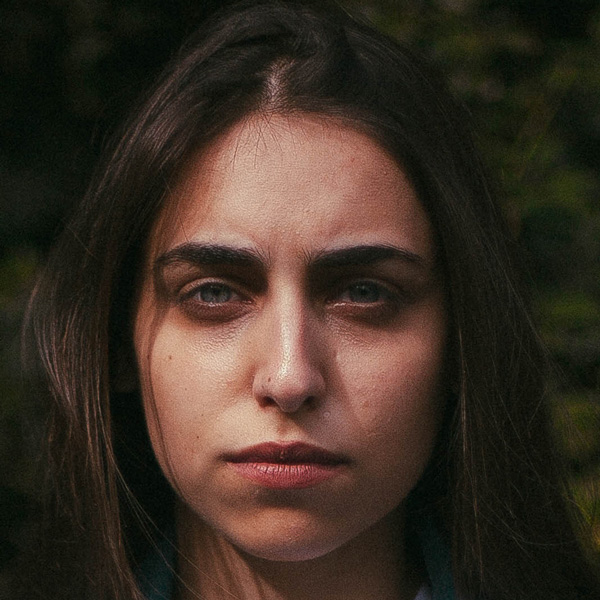
#> input picture real_photos/real_001.jpg, 600 x 600 px; its folder holds only this picture in this run
$ jupyter execute --allow-errors deteccao_liveness_notebook.ipynb   (shell and % lines are left out)
#> lines starting #> are read from the running program, lines starting #| are printed output that depends on the picture
<a href="https://colab.research.google.com/github/LucasAugustoRibeiro/DetectoLiveness/blob/main/deteccao_liveness_notebook.ipynb" target="_parent"></a>

# MBA FIAP Inteligência Artificial & Machine Learning

## Visão Computacional: Análise de Imagens Médicas

> Atenção: este notebook foi desenhado para funcionar no **Google Collab**.

## 1. Introdução

Uma determinada fintech focada em consumidores finais pessoa física constataou um grande número de fraudes em transações bancárias.

O setor de fraudes apontou que existem clientes que se queixaram de não contratar serviços específicos, como o crédito pessoal, e após isso transferir para outras contas desconhecidas.

Após análises pelas equipes de segurança, os protocolos de utilização da senha foram realizados em conformidade, ou seja, cada cliente autenticou com sua própria senha de maneira regular.

Em função disso, o banco precisa arcar com reembolsos e medidas de contenção para evitar processos judiciais, pois os clientes alegam terem sido invadidos por hackers ou algo parecido.

Uma das formas de solucionar ou minimizar este problema é com a utilização de outras formas de autenticação, sobretudo em operações críticas, como a obtenção de crédito pessoal.

Desta forma podemos implementar uma verificação de identidade com prova de vida (liveness), que utilize uma verificação e identificação facial.

Caso o cliente não seja autenticado, ele será atendido por uma esteira dedicada e as evidências da não identificação serão encaminhadas para a área de IA para validação dos parâmetros e limiares para aperfeiçoamento do modelo.

Será necessário construir:

* Detector de faces
* Identificação de faces (podendo ser um comparador entre um rosto de documento e outra da prova de vida)
* Detecção de vivacidade (liveness) para evitar que um fraudador utilize uma foto estática.

>Formas alternativas de prover a identificação e prova de vivacidade, além destas que foram solicitadas poderão ser submetidas.

<p align="center">

</p>

Imagem retirada do [Grunge](https://www.grunge.com/192826/company-testing-robocop-facial-recognition-software-with-us-police/).

## 2. Instruções

Este projeto final tem como objetivo explorar os conhecimentos adquiridos nas aulas práticas.

Iremos constuir uma forma de validar se uma determinada imagem foi ou não adulterada e se trata de uma produção fraudade.

Existem diversas formas de validar a vivacidade, e neste sentido conto com a criatividade de vocês dado que já dominam encontrar uma face numa imagem, aplicar marcos faciais e até mesmo construir uma rede neural convulacional.

A abordagem mais simples é pela construção de uma rede neural com imagens de fotos de rostos de outras fotos e fotos de rostos sem modificações. Tal classificador deverá classificar se dada imagem possui vivacidade ou não com uma pontuação de probabilidade.

Referências que abordam o tema para servir de inspiração:

1. [PyImageSearch](https://pyimagesearch.com/2019/03/11/liveness-detection-with-opencv/), Liveness detection with OpenCV;
2. [Kickertech](https://kickertech.com/face-liveness-detection-via-opencv-and-tensorflow/), Liveness detection via OpenCV and Tensorflow.
3. [Towards Data Science](https://towardsdatascience.com/real-time-face-liveness-detection-with-python-keras-and-opencv-c35dc70dafd3?gi=24f8e1b740f9), Real-time face liveness detection with Python, Keras and OpenCV.

Este projeto poderá ser feita por grupos de até 4 pessoas.
Caso este projeto seja substitutivo, deverá ser realizado por apenas uma pessoa.

| Nome dos Integrantes     | RM            | Turma |
| :----------------------- | :------------- | :-----: |
| Lucas Augusto Ribeiro            | RM 343289      | 22IA |

## 3. Abordagem e organização da solução do problema (2 pontos)

Como o grupo pretende deteccar a prova de vivacidade de uma determinada imagem? Quais os passos e os building blocks deste processo?

**Resposta**:

Primeiramente, antecedendo a etapa de treinamento do modelo de liveness, iremos capturar os imagens em duas situações:

Imagens de uma pessoa real simulando um usuario;

Imagens de fotos exibida através de uma tela de celular.

Posteriormente, utilizaremos o método "haarcascate", para detecção das faces;

Por fim, será a etapa de treinamento utilizando redes neurais com classificação binária para distinguir as imagens reais das falsas.

## 4 Desenvolvimento da solução (5,5 pontos)

Detalhe o passo-a-passo do algoritmo de deteção de vivacidade.
Se optar pela construção e treinamento de um modelo de redes neurais convulucionais, apresente a arquitetura, prepare os dados de treinamento, realize o treinamento.

### 4.1 Organização de dados para treinamento de modelo de liveness (2 pontos)

[cell 1]
import cv2
import os

# Load the pre-trained Haarcascades face detection classifier
face_cascade = cv2.CascadeClassifier(cv2.data.haarcascades + 'haarcascade_frontalface_default.xml')

def detect_faces(img):
    # Convert the image to grayscale
    gray = cv2.cvtColor(img, cv2.COLOR_BGR2GRAY)

    # Detect faces in the image
    faces = face_cascade.detectMultiScale(gray, scaleFactor=1.3, minNeighbors=5)

    return faces

def crop_and_save_faces(img, faces,contador , output_folder='output_faces'):
    # Create the output folder if it doesn't exist
    os.makedirs(output_folder, exist_ok=True)
    for i, (x, y, w, h) in enumerate(faces):
        # Crop the face from the image
        face_crop = img[y:y+h, x:x+w]

        # Save the cropped face to the output folder
        output_path = os.path.join(output_folder, f'face_{contador}.jpg')
        cv2.imwrite(output_path, face_crop)

def process_folder(input_folder, output_folder='output_faces'):
    # Create the output folder if it doesn't exist
    os.makedirs(output_folder, exist_ok=True)
    contador = 0
    # Loop through all image files in the input folder
    for filename in os.listdir(input_folder):
      if filename.endswith(('.jpg', '.jpeg', '.png', '.bmp')):
        image_path = os.path.join(input_folder, filename)
        img = cv2.imread(image_path)

        # Detect faces in the current image
        faces = detect_faces(img)
        contador = contador+1
        # Crop and save the faces
        crop_and_save_faces(img, faces,contador, output_folder)

# Example usage
input_folder = 'real_photos'
process_folder(input_folder, output_folder='training_dataset/real_faces')
#> in process_folder, img is the input picture: shape (600, 600, 3); mean B, G, R 36.6, 47.2, 59.7
#> in detect_faces, `gray = cv2.cvtColor(img, cv2.COLOR_BGR2GRAY)`:
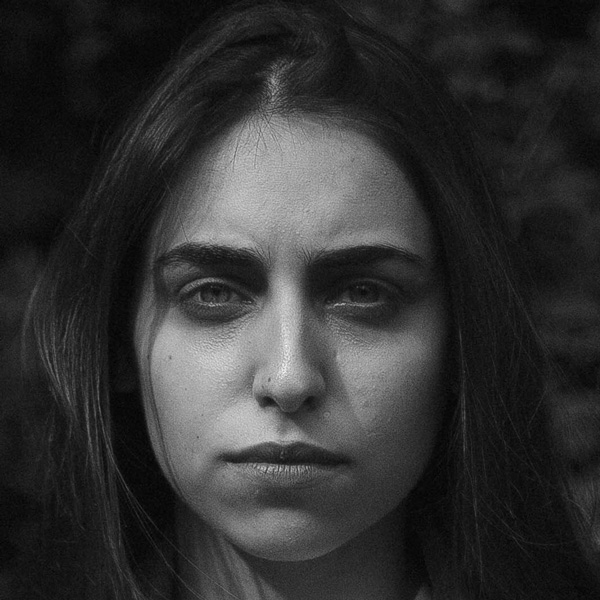
#> gray: shape (600, 600); min 1, max 248, mean 49.7
#> in detect_faces, `faces = face_cascade.detectMultiScale(gray, scaleFactor=1.3, minNeighb..`: faces = [[95, 150, 385, 385]]
#> the loop in crop_and_save_faces, `for i, (x, y, w, h) in enumerate(faces):` made 1 pass
#> pass 1, in crop_and_save_faces, `face_crop = img[y:y+h, x:x+w]`:
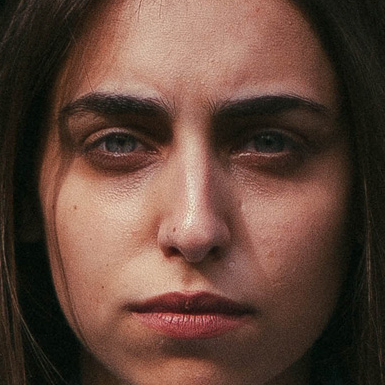
#> face_crop: shape (385, 385, 3); mean B, G, R 58.3, 70.2, 97.9

input_folder = 'fake_photos'
#> (the rest of this cell did not finish here and is left out)


### 4.2 Treinamento de modelo de liveness (1,5 pontos)

[cell 2]
# import the necessary packages
import matplotlib.pyplot as plt
import numpy as np
import argparse
import pickle
import cv2
import os
#matplotlib.use("Agg")
from sklearn.preprocessing import LabelEncoder
from sklearn.model_selection import train_test_split
from sklearn.metrics import classification_report
from tensorflow.keras.preprocessing.image import ImageDataGenerator
from tensorflow.keras.optimizers import Adam
from tensorflow.keras.utils import to_categorical
from imutils import paths
from tensorflow.keras.models import Sequential
from tensorflow.keras.layers import BatchNormalization
from tensorflow.keras.layers import Conv2D
from tensorflow.keras.layers import MaxPooling2D
from tensorflow.keras.layers import Activation
from tensorflow.keras.layers import Flatten
from tensorflow.keras.layers import Dropout
from tensorflow.keras.layers import Dense
from tensorflow.keras import backend as K


class LivenessNet:
	# [44 lines left out: function build, not called in this run]

[cell 3]
# Incializando o modelo
# epochs to train for
INIT_LR = 1e-4
BS = 8
EPOCHS = 50
# grab the list of images in our dataset directory, then initialize
# the list of data (i.e., images) and class images
print("[INFO] loading images...")
imagePaths = list(paths.list_images('training_dataset'))
data = []
labels = []

# loop over all image paths
for imagePath in imagePaths:
  # extract the class label from the filename, load the image and
  # resize it to be a fixed 32x32 pixels, ignoring aspect ratio
  label = imagePath.split(os.path.sep)[-2]
  image = cv2.imread(imagePath)
  image = cv2.resize(image, (32, 32))
  image = cv2.cvtColor(image, cv2.COLOR_BGR2RGB)

	# update the data and labels lists, respectively
  data.append(image)
  labels.append(label)

# convert the data into a NumPy array, then preprocess it by scaling
# all pixel intensities to the range [0, 1]
data = np.array(data, dtype="float") / 255.0

[cell 4]
# encode the labels (which are currently strings) as integers and then
# one-hot encode them
le = LabelEncoder()
labels = le.fit_transform(labels)
#> (the rest of this cell did not finish here and is left out)

#> (a cell that did not finish here is left out)

### 4.3 Métricas de desempenho do modelo (2 pontos)

[cell 6]
# evaluate the network
# plot the training loss and accuracy
plt.style.use("ggplot")
plt.figure(figsize=(12, 10))
#> (the rest of this cell did not finish here and is left out)

## 5 Teste Fim-a-Fim

Simule a operação fim-a-fim, com uma imagem de entrada forjada (foto de foto de um rosto) e outra com uma imagem de rosto, exibindo o resultado da classificação e a pontuação de cada classe.

[cell 7]
# Criando imagem fake
fake = cv2.imread('5 Teste Fim-a-Fim/Teste fake.jpg')
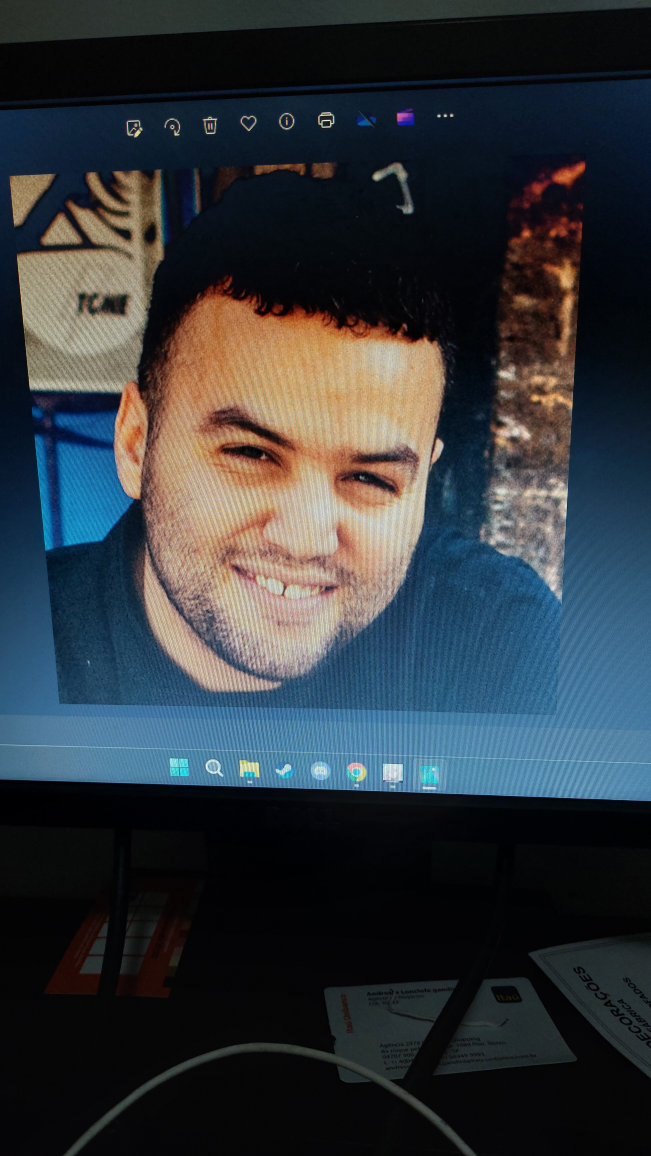
#> input picture teste/Teste fake.jpg, 2604 x 4624 px, found by its file name (shown at 1/4 size)
#> fake is the input picture: shape (4624, 2604, 3); mean B, G, R 59.5, 54.5, 48.8
plt.axis("off")
fake_rgb = cv2.cvtColor(fake, cv2.COLOR_BGR2RGB)
plt.imshow(fake_rgb)

# Extraindo face
face_cascade = cv2.CascadeClassifier(cv2.data.haarcascades + 'haarcascade_frontalface_default.xml')
faces = face_cascade.detectMultiScale(fake_rgb, 1.3, 5)
#> faces = [[465, 1269, 1483, 1483]]

for (x,y,w,h) in faces:
  fake_face = fake_rgb[y:y+h, x:x+w]
#> this loop made 1 pass
#> pass 1, `fake_face = fake_rgb[y:y+h, x:x+w]`:
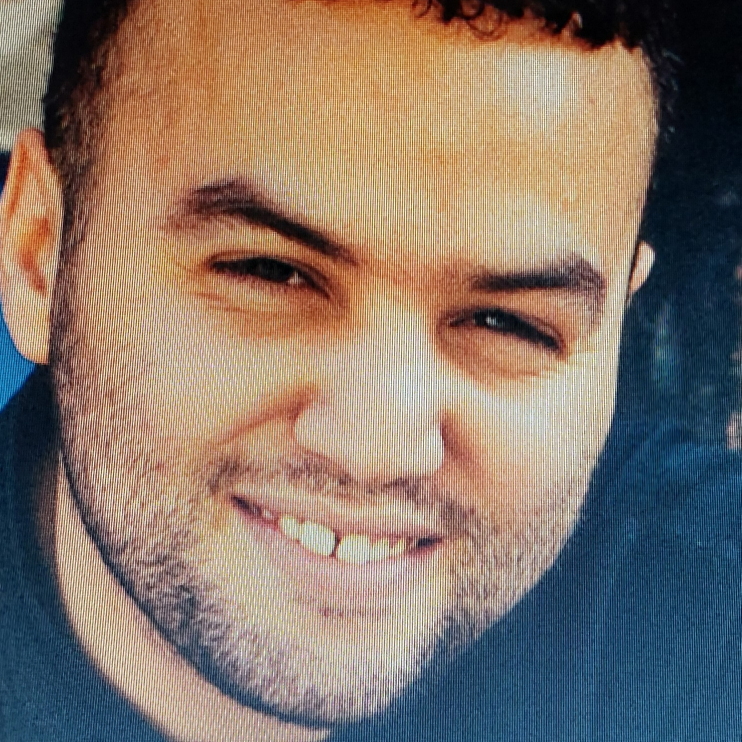
#> fake_face: shape (1483, 1483, 3) (shown at 1/2 size); mean R, G, B 134.7, 118.5, 106.5

# plotando
plt.axis("off")
plt.imshow(fake_face)

# Redimensionando os dados
fake_face_redimensionado = cv2.resize(fake_face, (32, 32))
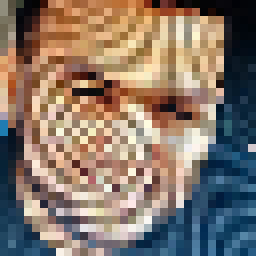
#> fake_face_redimensionado: shape (32, 32, 3) (shown 8 times larger); mean R, G, B 134, 118.1, 106

# convertendo os dados
image_np = np.array(fake_face_redimensionado, dtype="float") / 255.0

plt.imshow(image_np)
plt.axis("off")

# Prevendo classe
#> (the rest of this cell did not finish here and is left out)

[cell 8]
# Criando imagem fake
verdadeiro = cv2.imread('5 Teste Fim-a-Fim/Teste real.jpg')
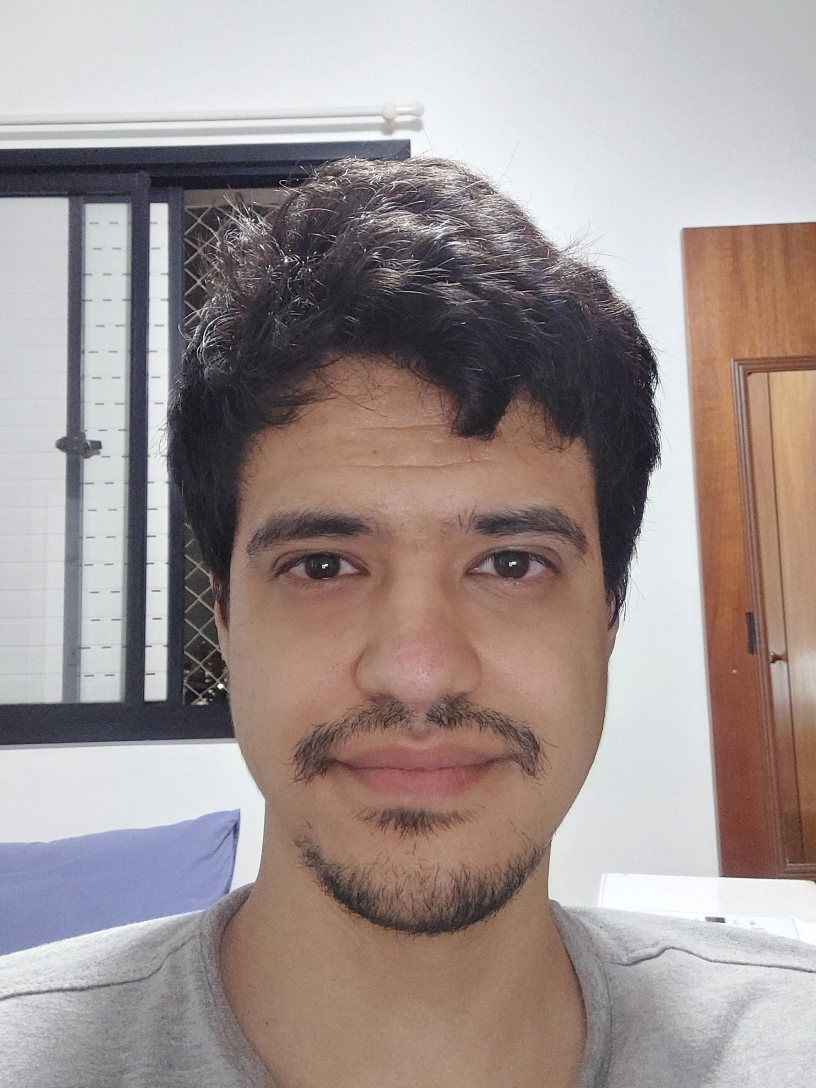
#> input picture teste/Teste real.jpg, 2448 x 3264 px, found by its file name (shown at 1/3 size)
#> verdadeiro is the input picture: shape (3264, 2448, 3); mean B, G, R 145, 147.4, 159.8
plt.axis("off")
verdadeiro_rgb = cv2.cvtColor(verdadeiro, cv2.COLOR_BGR2RGB)
plt.imshow(verdadeiro_rgb)

# Extraindo face
face_cascade = cv2.CascadeClassifier(cv2.data.haarcascades + 'haarcascade_frontalface_default.xml')
faces = face_cascade.detectMultiScale(verdadeiro_rgb, 1.3, 5)
#> faces = [[536, 1147, 1454, 1454]]

for (x,y,w,h) in faces:
  roi_color = verdadeiro_rgb[y:y+h, x:x+w]
#> this loop made 1 pass
#> pass 1, `roi_color = verdadeiro_rgb[y:y+h, x:x+w]`:
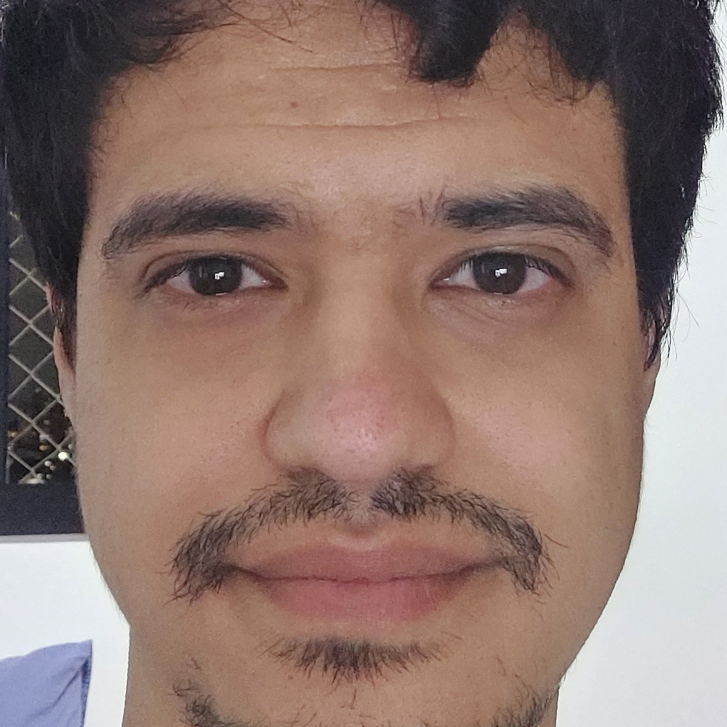
#> roi_color: shape (1454, 1454, 3) (shown at 1/2 size); mean R, G, B 143.1, 118.5, 110.2

# plotando
plt.axis("off")
plt.imshow(roi_color)

# Redimensionando os dados
roi_color_redimensionado = cv2.resize(roi_color, (32, 32))
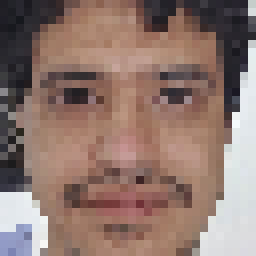
#> roi_color_redimensionado: shape (32, 32, 3) (shown 8 times larger); mean R, G, B 143.3, 118.8, 110.4

# convertendo os dados
image_np = np.array(roi_color_redimensionado, dtype="float") / 255.0

plt.imshow(image_np)
plt.axis("off")

# Prevendo classe
#> (the rest of this cell did not finish here and is left out)
